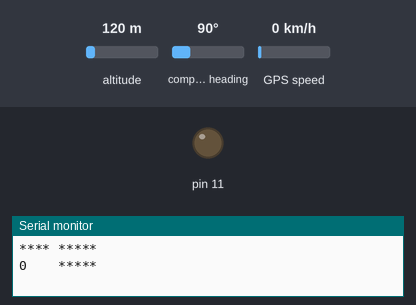
Bench run of a sketch on a simulated Arduino Mega 2560, built with avr-gcc and run on an emulated ATmega2560. Shown: output pins drawn as LEDs (lit = HIGH), the last lines printed to the serial monitor. The test bench sets the inputs (shaded band); at power-on: GPS speed 0 km/h, altitude 120 m, compass heading 90°. The GPS gets a fix after 3 s at 37.7749, -122.4194 with 8 satellites; the modem accepts every AT command (registered, SIM ready, sends succeed) and sends nothing else.

Above: at 1.2 s.
1.3 s: GPS speed set to 28 km/h
4.3 s: GPS speed set to 31 km/h
At 5.3 s:
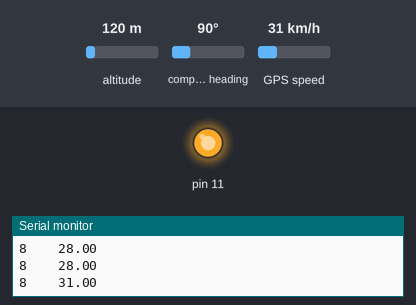
6.5 s: GPS speed set to 29 km/h
At 8.2 s:
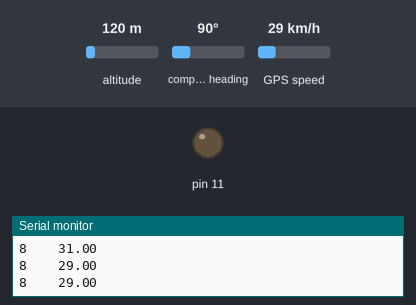
8.5 s: GPS speed set to 30 km/h
At 9.8 s:
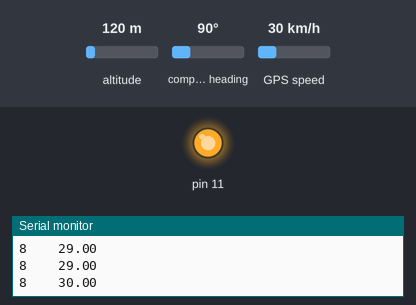
Timing chart, 0 to 11.5 s (numbered marks = the images above; inputs shaded):
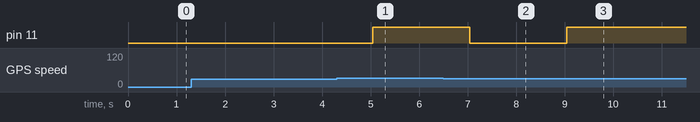

The sketch:

Final_GPS.ino
```cpp
#include <TinyGPS++.h>
TinyGPSPlus gps;
int gps_speed = 0;

void setup()
{
  Serial.begin(9600);
  Serial1.begin(9600);
  pinMode(11,OUTPUT);
}

void loop()
{
  static const double LONDON_LAT = 51.508131, LONDON_LON = -0.128002;

  printInt(gps.satellites.value(), gps.satellites.isValid(), 5);
  printFloat(gps.speed.kmph(), gps.speed.isValid(), 6, 2);
  gps_speed = int(gps.speed.kmph());
  String in = String(gps_speed);
  lora_send(in);

  if(gps_speed>=30){
    digitalWrite(11,1);
  }else{
    digitalWrite(11,0);
  }

  Serial.println();
  smartDelay(1000);

  if (millis() > 5000 && gps.charsProcessed() < 10)
    Serial.println(F("No GPS data received: check wiring"));
}

void lora_send(String message){
  unsigned int lastStringLength = message.length();
  String answer="AT+DTX="+String(lastStringLength)+",\""+message+"\"";
  Serial1.println(answer);
  //delay(2500);
  //read_lora();
}

static void smartDelay(unsigned long ms)
{
  unsigned long start = millis();
  do
  {
    while (Serial1.available())
        gps.encode(Serial1.read());
  } while (millis() - start < ms);
}

static void printFloat(float val, bool valid, int len, int prec)
{
  if (!valid)
  {
    while (len-- > 1)
      Serial.print('*');
    Serial.print(' ');
  }
  else
  {
    Serial.print(val, prec);
    int vi = abs((int)val);
    int flen = prec + (val < 0.0 ? 2 : 1); // . and -
    flen += vi >= 1000 ? 4 : vi >= 100 ? 3 : vi >= 10 ? 2 : 1;
    for (int i=flen; i<len; ++i)
      Serial.print(' ');
  }
  smartDelay(0);
}

static void printInt(unsigned long val, bool valid, int len)
{
  char sz[32] = "*****************";
  if (valid)
    sprintf(sz, "%ld", val);
  sz[len] = 0;
  for (int i=strlen(sz); i<len; ++i)
    sz[i] = ' ';
  if (len > 0)
    sz[len-1] = ' ';
  Serial.print(sz);
  smartDelay(0);
}

static void printDateTime(TinyGPSDate &d, TinyGPSTime &t)
{
  if (!d.isValid())
  {
    Serial.print(F("********** "));
  }
  else
  {
    char sz[32];
    sprintf(sz, "%02d/%02d/%02d ", d.month(), d.day(), d.year());
    Serial.print(sz);
  }

  if (!t.isValid())
  {
    Serial.print(F("******** "));
  }
  else
  {
    char sz[32];
    sprintf(sz, "%02d:%02d:%02d ", t.hour(), t.minute(), t.second());
    Serial.print(sz);
  }

  printInt(d.age(), d.isValid(), 5);
  smartDelay(0);
}

static void printStr(const char *str, int len)
{
  int slen = strlen(str);
  for (int i=0; i<len; ++i)
    Serial.print(i<slen ? str[i] : ' ');
  smartDelay(0);
}
```

Measured:
- the behaviour switches between 29 and 30 km/h on GPS speed (found by bisection; images 0 and 1)
- after the input at 4.3 s, pin 11: LOW → HIGH after 0.74 s
- after the input at 6.5 s, pin 11: HIGH → LOW after 0.54 s
- after the input at 8.5 s, pin 11: LOW → HIGH after 0.55 s
